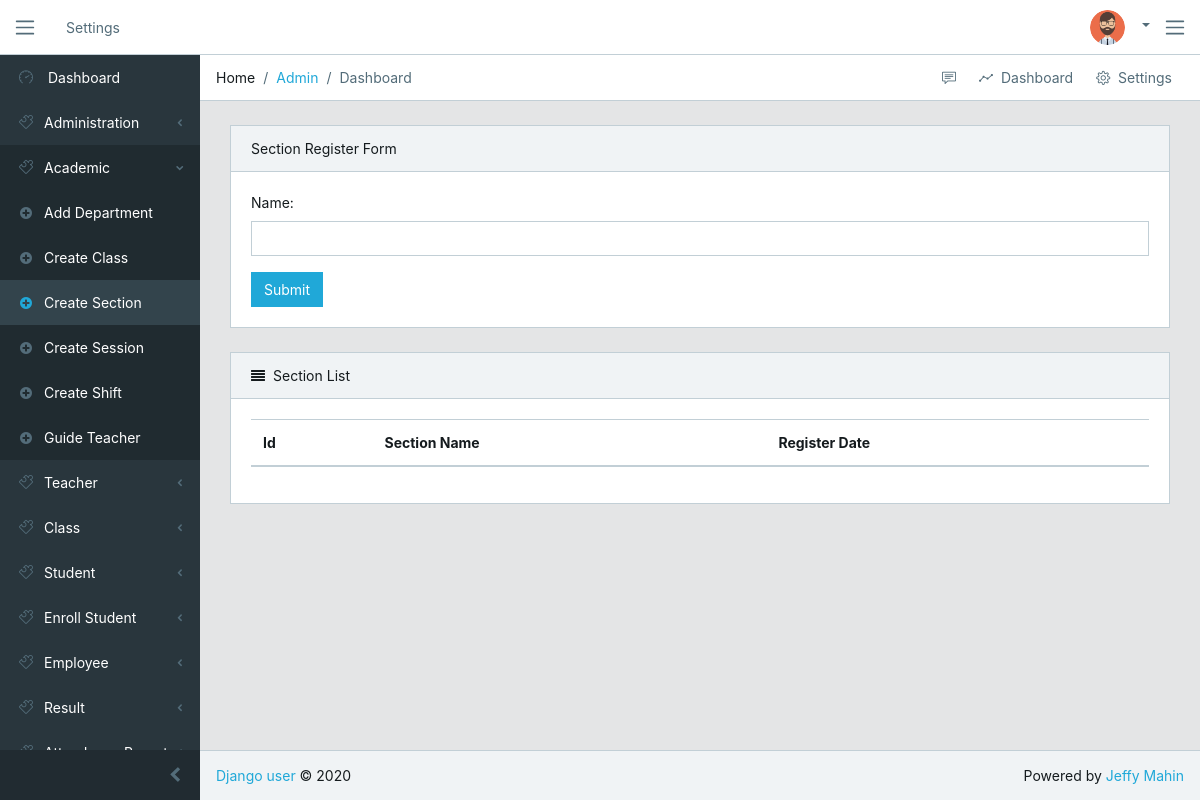
Page /academic/create-section on the earlier database version.
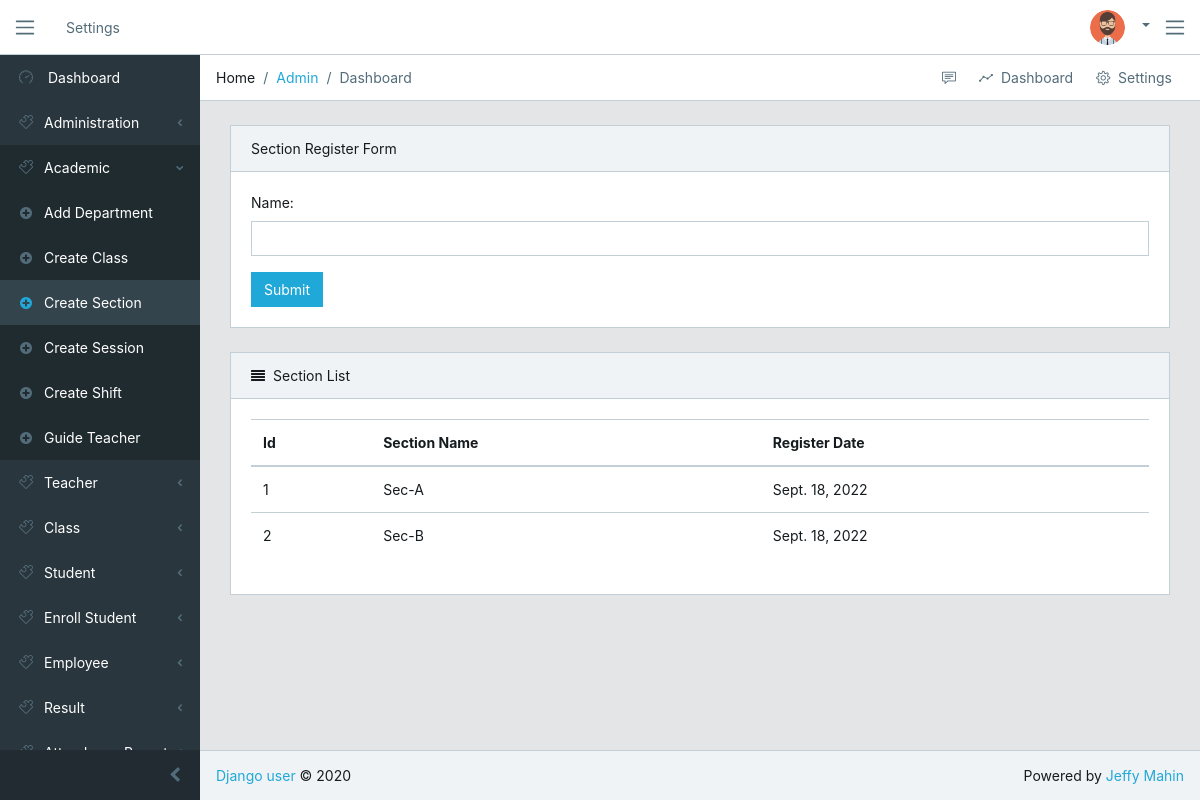
Same page on the later database version.
### academic/models.py (models this page shows, shortened)
class Section(models.Model):
    name = models.CharField(max_length=100, unique=True)
    date = models.DateField(auto_now_add=True)

### academic/views.py (the view)
# urls.py: path('create-section', views.add_section, name="create-section"),
def add_section(request):
    forms = SectionForm()
    if request.method == 'POST':
        forms = SectionForm(request.POST)
        if forms.is_valid():
            forms.save()
            return redirect('create-section')
    section = Section.objects.all()
    context = {'forms': forms, 'section': section}
    return render(request, 'academic/create-section.html', context)

### academic/forms.py
class SectionForm(forms.ModelForm):
    class Meta:
        model = Section
        fields = '__all__'
        widgets = {
            'name': forms.TextInput(attrs={'class': 'form-control'})
        }

### templates/academic/create-section.html (shortened to what this page needs)
{% extends 'base/base.html' %}
{% block content %}
  <div class="card">
    <div class="card-header">Section Register Form</div>
    <div class="card-body">
      <form class="" action="" method="post">
        {{ forms.as_p }}
        <button type="submit" class="btn btn-primary">Submit</button>
      </form>
    </div>
  </div>
  <div class="card">
      <div class="card-header">
          <i class="fa fa-align-justify"></i>Section List</div>
      <div class="card-body">
          <table class="table table-responsive-sm">
              <thead>
                  <tr>
                      <th>Id</th>
                      <th>Section Name</th>
                      <th>Register Date</th>
                  </tr>
              </thead>
              <tbody>
                  {% for section in section %}
                    <tr>
                        <td>{{ section.id }}</td>
                        <td>{{ section.name }}</td>
                        <td>{{ section.date }}</td>
                    </tr>
                  {% endfor %}
              </tbody>
          </table>
      </div>
  </div>
{% endblock %}

Differences in the rows shown:
added Section: id "1", name "Sec-A", date "Sept. 18, 2022"
added Section: id "2", name "Sec-B", date "Sept. 18, 2022"
